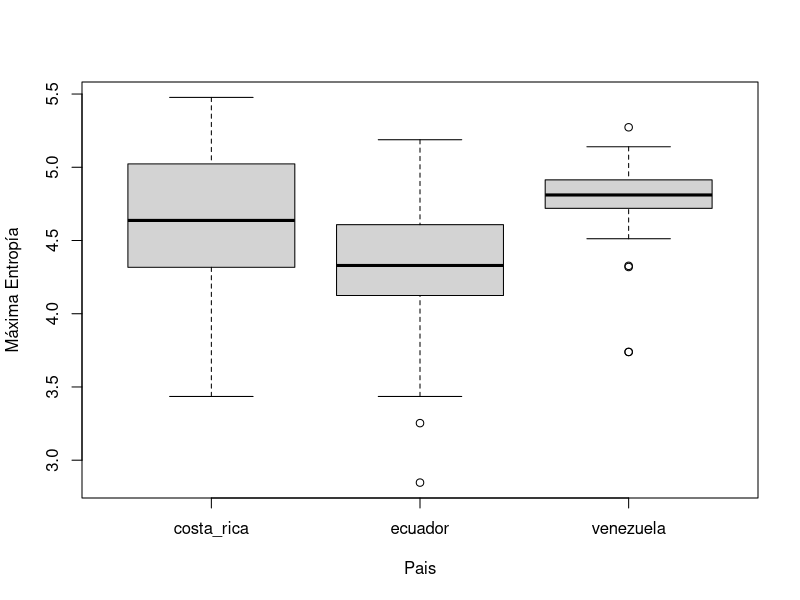
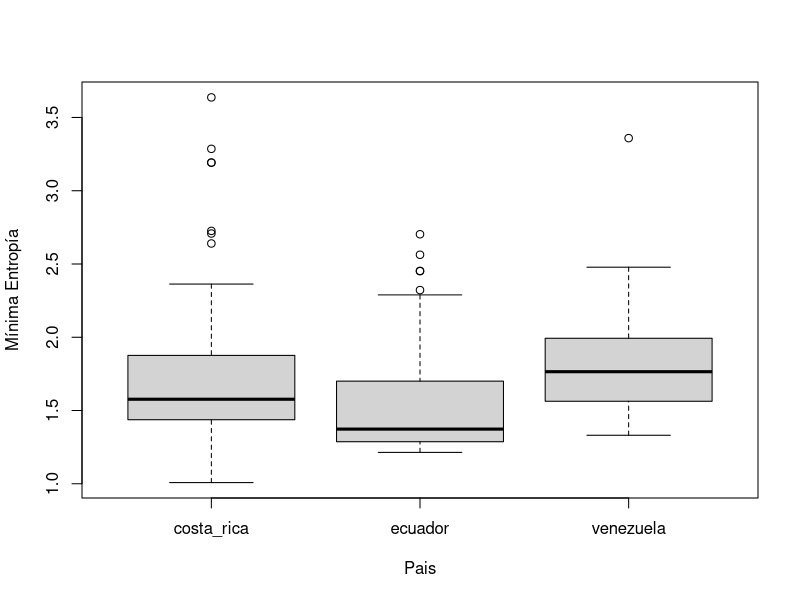
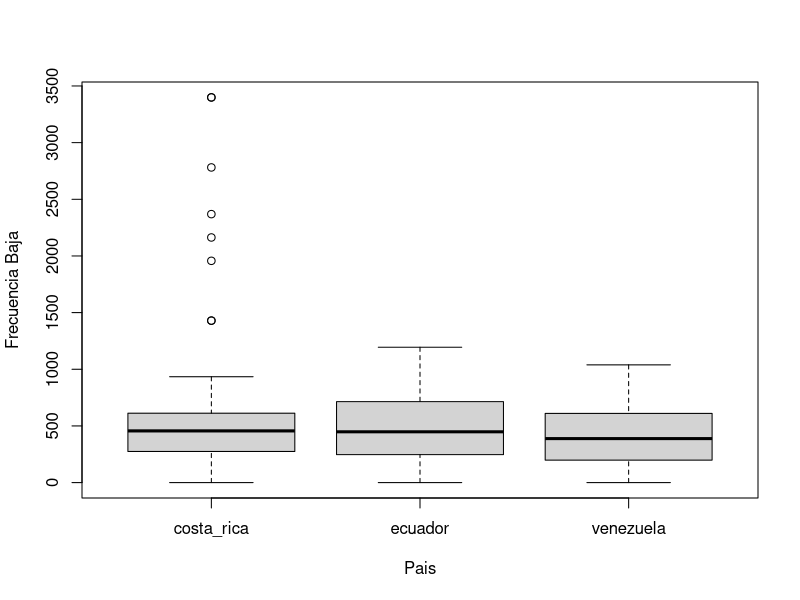
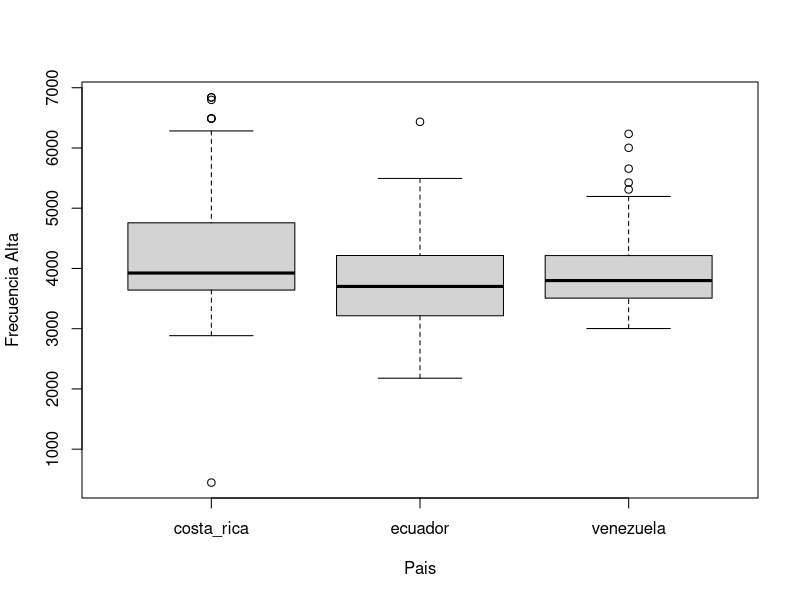
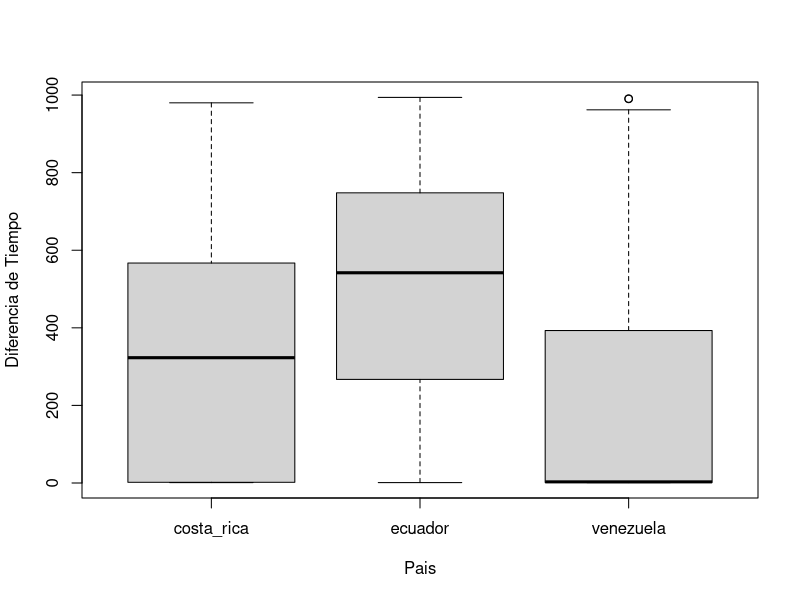

Recreate these plots in R, in order.
## ---- chunk 1
tucan <- read.csv("./Datos.csv",sep=";")
head(tucan)
## ---- chunk 2
kruskal.test(Max_entropy~Pais,data = tucan)
kruskal.test(Min_Entropy~Pais,data = tucan)
kruskal.test(Low_freq~Pais,data = tucan)
kruskal.test(high._freq~Pais,data = tucan)
kruskal.test(Diferencia_tiempo~Pais,data = tucan)
## ---- chunk 3
boxplot(Max_entropy~Pais,data=tucan,ylab="Máxima Entropía")
boxplot(Min_Entropy~Pais,data = tucan,ylab="Mínima Entropía")
boxplot(Low_freq~Pais,data = tucan,ylab="Frecuencia Baja")
boxplot(high._freq~Pais,data = tucan,ylab="Frecuencia Alta")
boxplot(Diferencia_tiempo~Pais,data = tucan,ylab="Diferencia de Tiempo")

